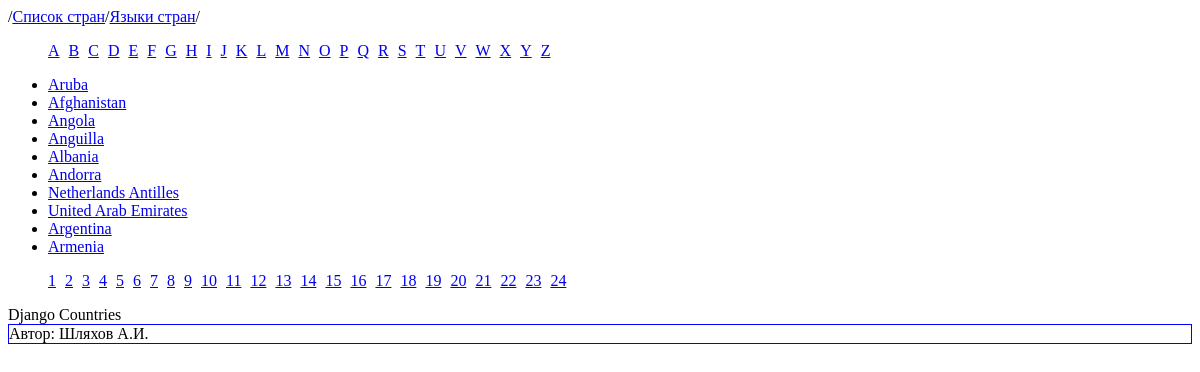
Page /countries-list/ on the committed database.
### MainApp/models.py (models this page shows)
class Country(models.Model):
    country = models.CharField(max_length=100)
    languages = models.CharField(max_length=200)

### MainApp/views.py (the view)
# urls.py: path('countries-list/', views.countries_list_page, name='countries-list'),
def countries_list_page(request):
    countries = [country.country for country in Country.objects.all()]
    paginator = Paginator(countries, 10)
    page_number = request.GET.get('page')
    page_obj = paginator.get_page(page_number)
    context = {
        "countries": countries,
        "alfabet": ascii_uppercase,
        'page_obj': page_obj,
    }
    return render(request, "countries_list_page.html", context)

### templates/countries_list_page.html (shortened to what this page needs)
{% extends "base_countries_page.html" %}

### templates/base_countries_page.html (shortened to what this page needs)
<!DOCTYPE html>
<html lang="en">
<head>
</head>
<body>
<nav class="menu">
    /<a href="{% url 'countries-list' %}">Список стран</a>/<a href="{% url 'languages-list' %}">Языки стран</a>/
</nav>
<ul class="alfabet">
{% for char in alfabet %}
    <li><a href="/countries-list/alfabet/countries-that-start-with-{{ char }}">{{ char }}</a></li>
{% endfor %}
</ul>
<ul>
{% for country in page_obj %}
    <li><a href="/countries-list/{{ country }}">{{ country }}</a></li>
{% endfor %}
</ul>
<nav>
    <ul class="paginator">
        {% if page_obj.paginator.page_range|length > 1 %}
            {% for p in page_obj.paginator.page_range %}
            <li>
                <a href="?page={{ p }}">{{ p }}</a>
            </li>
            {% endfor %}
        {% endif %}
    </ul>
</nav>
<header>
    Django Countries
</header>
<footer>
    Автор: Шляхов А.И.
</footer>
</body>
</html>

### rows in the picture
Country: page_obj "Aruba"
Country: page_obj "Afghanistan"
Country: page_obj "Angola"
Country: page_obj "Anguilla"
Country: page_obj "Albania"
Country: page_obj "Andorra"
Country: page_obj "Netherlands Antilles"
Country: page_obj "United Arab Emirates"
Country: page_obj "Argentina"
Country: page_obj "Armenia"

### other values in the picture
{{ char }} "A" "B" "C" "D" "E" "F" "G" "H" "I" "J" "K" "L" "M" "N" "O" "P" "Q" "R" "S" "T" "U" "V" "W" "X" "Y" "Z"
{{ p }} "1" "2" "3" "4" "5" "6" "7" "8" "9" "10" "11" "12" "13" "14" "15" "16" "17" "18" "19" "20" "21" "22" "23" "24"
